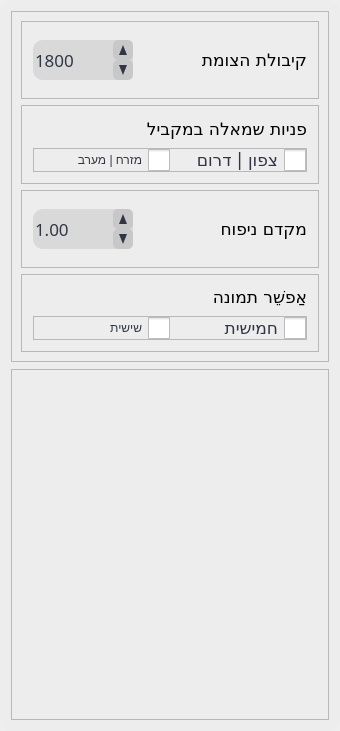
               <widget class="QWidget" name="p_junction">
                <property name="geometry">
                 <rect>
                  <x>0</x>
                  <y>0</y>
                  <width>340</width>
                  <height>731</height>
                 </rect>
                </property>
                <property name="styleSheet">
                 <string notr="true">QFrame#p_f_junction{
	border-radius: 12px;
	background-color: rgba(237, 237, 237,240);
}

QWidget#p_junction{
background-color: rgb(42,48,63);

}</string>
                </property>
                <attribute name="icon">
                 <iconset resource="icons.qrc">
                  <normaloff>:/icons/icons-svg/assessment_black_24dp (1).svg</normaloff>:/icons/icons-svg/assessment_black_24dp (1).svg</iconset>
                </attribute>
                <attribute name="label">
                 <string>נתונים כלליים</string>
                </attribute>
                <layout class="QVBoxLayout" name="verticalLayout_13">
                 <property name="spacing">
                  <number>0</number>
                 </property>
                 <property name="leftMargin">
                  <number>0</number>
                 </property>
                 <property name="topMargin">
                  <number>0</number>
                 </property>
                 <property name="rightMargin">
                  <number>0</number>
                 </property>
                 <property name="bottomMargin">
                  <number>0</number>
                 </property>
                 <item>
                  <widget class="QFrame" name="p_f_junction">
                   <property name="styleSheet">
                    <string notr="true"/>
                   </property>
                   <property name="frameShape">
                    <enum>QFrame::StyledPanel</enum>
                   </property>
                   <property name="frameShadow">
                    <enum>QFrame::Raised</enum>
                   </property>
                   <layout class="QVBoxLayout" name="verticalLayout_39">
                    <property name="spacing">
                     <number>7</number>
                    </property>
                    <property name="leftMargin">
                     <number>11</number>
                    </property>
                    <property name="topMargin">
                     <number>11</number>
                    </property>
                    <property name="rightMargin">
                     <number>11</number>
                    </property>
                    <property name="bottomMargin">
                     <number>11</number>
                    </property>
                    <item>
                     <widget class="QFrame" name="f_junction">
                      <property name="layoutDirection">
                       <enum>Qt::RightToLeft</enum>
                      </property>
                      <property name="styleSheet">
                       <string notr="true">QDoubleSpinBox {
     font: 13pt &quot;Rubik&quot;;
     color:rgb(48,54,69);
     border-radius: 10px;
     background-color: rgb(227,227,227);
}
 QDoubleSpinBox::up-arrow {
     border-left: 4px solid none;
     border-right: 4px solid none;
     border-bottom: 10px solid rgb(48,54,69);
     width: 0px;
     height: 0px;
}
 QDoubleSpinBox::up-arrow:hover {
     border-left: 4px solid none;
     border-right: 4px solid none;
     border-bottom: 10px solid gray;
     width: 0px;
     height: 0px;
}
 QDoubleSpinBox::up-button {
     width: 20px;
     height: 20px;
     background-color: rgb(200,200,200);
     border-radius: 5px;
}
 QDoubleSpinBox::down-arrow {
     border-left: 4px solid none;
     border-right: 4px solid none;
     border-top: 10px solid rgb(48,54,69);
     width: 0px;
     height: 0px;
}
 QDoubleSpinBox::down-arrow:hover {
     border-left: 4px solid none;
     border-right: 4px solid none;
     border-top: 10px solid gray;
     width: 0px;
     height: 0px;
}
 QDoubleSpinBox::down-button {
     width: 20px;
     height: 20px;
     background-color: rgb(200,200,200);
     border-radius: 5px;
}
 QSpinBox {
     font: 13pt &quot;Rubik&quot;;
     color:rgb(48,54,69);
     border-radius: 10px;
     background-color: rgb(227,227,227);
}
 QSpinBox::up-arrow {
     border-left: 4px solid none;
     border-right: 4px solid none;
     border-bottom: 10px solid rgb(48,54,69);
     width: 0px;
     height: 0px;
}
 QSpinBox::up-arrow:hover {
     border-left: 4px solid none;
     border-right: 4px solid none;
     border-bottom: 10px solid gray;
     width: 0px;
     height: 0px;
}
 QSpinBox::up-button {
     width: 20px;
     height: 20px;
     background-color: rgb(200,200,200);
     border-radius: 5px;
}
 QSpinBox::down-arrow {
     border-left: 4px solid none;
     border-right: 4px solid none;
     border-top: 10px solid rgb(48,54,69);
     width: 0px;
     height: 0px;
}
 QSpinBox::down-arrow:hover {
     border-left: 4px solid none;
     border-right: 4px solid none;
     border-top: 10px solid gray;
     width: 0px;
     height: 0px;
}
 QSpinBox::down-button {
     width: 20px;
     height: 20px;
     background-color: rgb(200,200,200);
     border-radius: 5px;
}
 QCheckBox{
     font: 13pt &quot;Rubik&quot;;
     color: rgb(48, 54, 69);
}
 QCheckBox::indicator {
     width: 22px;
     height: 22px;
}
 QCheckBox::indicator:checked {
     image: url(:/icons/icons-svg/check_box_checked_2.svg);
}
 QCheckBox::indicator:unchecked {
     image: url(:/icons/icons-svg/check_box_2.svg);
}
 QCheckBox::indicator:checked:hover {
     image: url(:/icons/icons-svg/check_box_checked_2_hover.svg);
}
 QCheckBox::indicator:unchecked:hover {
     image: url(:/icons/icons-svg/check_box_2_hov.svg);
}
 QCheckBox::indicator:checked:pressed {
     image: url(:/icons/icons-svg/check_box_checked.svg);
}
 QCheckBox::indicator:unchecked:pressed {
     image: url(:/icons/icons-svg/check_box.svg);
}
 </string>
                      </property>
                      <property name="frameShape">
                       <enum>QFrame::StyledPanel</enum>
                      </property>
                      <property name="frameShadow">
                       <enum>QFrame::Raised</enum>
                      </property>
                      <layout class="QVBoxLayout" name="verticalLayout_12">
                       <item>
                        <widget class="QFrame" name="f_cap">
                         <property name="styleSheet">
                          <string notr="true"/>
                         </property>
                         <property name="frameShape">
                          <enum>QFrame::StyledPanel</enum>
                         </property>
                         <property name="frameShadow">
                          <enum>QFrame::Raised</enum>
                         </property>
                         <layout class="QHBoxLayout" name="horizontalLayout_14">
                          <property name="spacing">
                           <number>7</number>
                          </property>
                          <property name="leftMargin">
                           <number>11</number>
                          </property>
                          <property name="topMargin">
                           <number>11</number>
                          </property>
                          <property name="rightMargin">
                           <number>11</number>
                          </property>
                          <property name="bottomMargin">
                           <number>11</number>
                          </property>
                          <item>
                           <widget class="QLabel" name="l_cap">
                            <property name="font">
                             <font>
                              <family>Rubik</family>
                              <pointsize>13</pointsize>
                              <weight>50</weight>
                              <italic>false</italic>
                              <bold>false</bold>
                             </font>
                            </property>
                            <property name="toolTip">
                             <string>קיבולת מקסימלית לנתיב. 
ברירת מחדל היא 1800.
כאשר נבחר בערך זה:
קיבולת ל-2 תמונות: 1500
קיבולת ל-3 תמונות: 1450
קיבולת ל-4 תמונות: 1400</string>
                            </property>
                            <property name="styleSheet">
                             <string notr="true">QToolTip {
	background-color: rgba(43, 49, 63,150);
	font: 11pt &quot;Rubik&quot;;
	color: rgb(238, 238, 238);
	border-radius: 2px;
	border-color: 3px solid rgb(238, 238, 238);
}</string>
                            </property>
                            <property name="text">
                             <string>קיבולת הצומת</string>
                            </property>
                           </widget>
                          </item>
                          <item>
                           <widget class="QSpinBox" name="spin_cap">
                            <property name="sizePolicy">
                             <sizepolicy hsizetype="Preferred" vsizetype="Preferred">
                              <horstretch>0</horstretch>
                              <verstretch>0</verstretch>
                             </sizepolicy>
                            </property>
                            <property name="minimumSize">
                             <size>
                              <width>100</width>
                              <height>40</height>
                             </size>
                            </property>
                            <property name="maximumSize">
                             <size>
                              <width>100</width>
                              <height>40</height>
                             </size>
                            </property>
                            <property name="font">
                             <font>
                              <family>Rubik</family>
                              <pointsize>13</pointsize>
                              <weight>50</weight>
                              <italic>false</italic>
                              <bold>false</bold>
                             </font>
                            </property>
                            <property name="layoutDirection">
                             <enum>Qt::LeftToRight</enum>
                            </property>
                            <property name="autoFillBackground">
                             <bool>false</bool>
                            </property>
                            <property name="styleSheet">
                             <string notr="true">QSpinBox#spin_cap{
	font: 13pt &quot;Rubik&quot;;
	color: rgb(48,54,69);
	border-radius: 10px;
	background-color: rgb(217,217,217);
}

QSpinBox#spin_cap::up-arrow{
	border-left: 4px solid none;
	border-right: 4px solid none;
	border-bottom: 10px solid rgb(48,54,69);
	width: 0px;
	height: 0px;
	background-color: rgb(200,200,200);
}

QSpinBox#spin_cap::up-arrow:hover{
	border-left: 4px solid none;
	border-right: 4px solid none;
	border-bottom: 10px solid gray;
	width: 0px;
	height: 0px;
}

QSpinBox#spin_cap::up-button{
	width: 20px;
	height: 20px;
	background-color: rgb(200,200,200);
	border-radius: 5px;
}

QSpinBox#spin_cap::down-arrow{
	border-left: 4px solid none;
	border-right: 4px solid none;
	border-top: 10px solid rgb(48,54,69);
	width: 0px;
	height: 0px;
    background-color: rgb(200,200,200);
}

QSpinBox#spin_cap::down-arrow:hover {
	border-left: 4px solid none;
	border-right: 4px solid none;
	border-top: 10px solid gray;
	width: 0px;
	height: 0px;
}

QSpinBox#spin_cap::down-button {
	width: 20px;
	height: 20px;
	background-color: rgb(200,200,200);
	border-radius: 5px;
}


QSpinBox#spin_cap:disabled{
	font: 13pt &quot;Rubik&quot;;
	color: gray;
	border-radius: 10px;
	background-color: rgb(227,227,227);
}

</string>
                            </property>
                            <property name="minimum">
                             <number>1</number>
                            </property>
                            <property name="maximum">
                             <number>10000</number>
                            </property>
                            <property name="singleStep">
                             <number>50</number>
                            </property>
                            <property name="value">
                             <number>1800</number>
                            </property>
                           </widget>
                          </item>
                         </layout>
                        </widget>
                       </item>
                       <item>
                        <widget class="QFrame" name="f_lefts">
                         <property name="layoutDirection">
                          <enum>Qt::RightToLeft</enum>
                         </property>
                         <property name="frameShape">
                          <enum>QFrame::StyledPanel</enum>
                         </property>
                         <property name="frameShadow">
                          <enum>QFrame::Raised</enum>
                         </property>
                         <layout class="QVBoxLayout" name="verticalLayout_14">
                          <property name="spacing">
                           <number>7</number>
                          </property>
                          <property name="leftMargin">
                           <number>11</number>
                          </property>
                          <property name="topMargin">
                           <number>11</number>
                          </property>
                          <property name="rightMargin">
                           <number>11</number>
                          </property>
                          <property name="bottomMargin">
                           <number>11</number>
                          </property>
                          <item>
                           <widget class="QLabel" name="l_lefts">
                            <property name="font">
                             <font>
                              <family>Rubik</family>
                              <pointsize>13</pointsize>
                              <weight>50</weight>
                              <italic>false</italic>
                              <bold>false</bold>
                             </font>
                            </property>
                            <property name="styleSheet">
                             <string notr="true">QToolTip {
	background-color: rgba(43, 49, 63,150);
	font: 11pt &quot;Rubik&quot;;
	color: rgb(238, 238, 238);
	border-radius: 2px;
	border-color: 3px solid rgb(238, 238, 238);
}</string>
                            </property>
                            <property name="text">
                             <string>פניות שמאלה במקביל</string>
                            </property>
                           </widget>
                          </item>
                          <item>
                           <widget class="QFrame" name="f_check_lefts">
                            <property name="frameShape">
                             <enum>QFrame::StyledPanel</enum>
                            </property>
                            <property name="frameShadow">
                             <enum>QFrame::Raised</enum>
                            </property>
                            <layout class="QHBoxLayout" name="horizontalLayout_16">
                             <property name="spacing">
                              <number>0</number>
                             </property>
                             <property name="leftMargin">
                              <number>0</number>
                             </property>
                             <property name="topMargin">
                              <number>0</number>
                             </property>
                             <property name="rightMargin">
                              <number>0</number>
                             </property>
                             <property name="bottomMargin">
                              <number>0</number>
                             </property>
                             <item>
                              <widget class="QCheckBox" name="check_noso">
                               <property name="font">
                                <font>
                                 <family>Rubik</family>
                                 <pointsize>13</pointsize>
                                 <weight>50</weight>
                                 <italic>false</italic>
                                 <bold>false</bold>
                                </font>
                               </property>
                               <property name="toolTip">
                                <string>נסמן כאשר נרצה לאפשר פנייה שמאלה במקביל מזרועות צפון ודרום.</string>
                               </property>
                               <property name="styleSheet">
                                <string notr="true">QToolTip {
	background-color: rgba(43, 49, 63,150);
	font: 11pt &quot;Rubik&quot;;
	color: rgb(238, 238, 238);
	border-radius: 2px;
	border-color: 3px solid rgb(238, 238, 238);
}</string>
                               </property>
                               <property name="text">
                                <string>צפון | דרום</string>
                               </property>
                              </widget>
                             </item>
                             <item>
                              <widget class="QCheckBox" name="check_weea">
                               <property name="toolTip">
                                <string>נסמן כאשר נרצה לאפשר פנייה שמאלה במקביל מזרועות מזרח ומערב.</string>
                               </property>
                               <property name="layoutDirection">
                                <enum>Qt::RightToLeft</enum>
                               </property>
                               <property name="styleSheet">
                                <string notr="true">QToolTip {
	background-color: rgba(43, 49, 63,150);
	font: 11pt &quot;Rubik&quot;;
	color: rgb(238, 238, 238);
	border-radius: 2px;
	border-color: 3px solid rgb(238, 238, 238);
}</string>
                               </property>
                               <property name="text">
                                <string>מזרח | מערב</string>
                               </property>
                              </widget>
                             </item>
                            </layout>
                           </widget>
                          </item>
                         </layout>
                        </widget>
                       </item>
                       <item>
                        <widget class="QFrame" name="f_inf">
                         <property name="frameShape">
                          <enum>QFrame::StyledPanel</enum>
                         </property>
                         <property name="frameShadow">
                          <enum>QFrame::Raised</enum>
                         </property>
                         <layout class="QHBoxLayout" name="horizontalLayout_17">
                          <property name="spacing">
                           <number>7</number>
                          </property>
                          <property name="leftMargin">
                           <number>11</number>
                          </property>
                          <property name="topMargin">
                           <number>11</number>
                          </property>
                          <property name="rightMargin">
                           <number>11</number>
                          </property>
                          <property name="bottomMargin">
                           <number>11</number>
                          </property>
                          <item>
                           <widget class="QLabel" name="l_inf">
                            <property name="font">
                             <font>
                              <family>Rubik</family>
                              <pointsize>13</pointsize>
                              <weight>50</weight>
                              <italic>false</italic>
                              <bold>false</bold>
                             </font>
                            </property>
                            <property name="toolTip">
                             <string>ניתן להכניס ערך אחר על מנת לבצע ניפוח של הספירות.
ערך ניפוח הוא בדרך כלל מקדם בחזקה. 
נדרש להכניס כקלט ערך סופי בלבד
(לדוגמא, 1.1 לניפוח של 10%).</string>
                            </property>
                            <property name="styleSheet">
                             <string notr="true">QToolTip {
	background-color: rgba(43, 49, 63,150);
	font: 11pt &quot;Rubik&quot;;
	color: rgb(238, 238, 238);
	border-radius: 2px;
	border-color: 3px solid rgb(238, 238, 238);
}</string>
                            </property>
                            <property name="text">
                             <string>מקדם ניפוח</string>
                            </property>
                           </widget>
                          </item>
                          <item>
                           <widget class="QDoubleSpinBox" name="spin_inf">
                            <property name="minimumSize">
                             <size>
                              <width>100</width>
                              <height>40</height>
                             </size>
                            </property>
                            <property name="maximumSize">
                             <size>
                              <width>100</width>
                              <height>40</height>
                             </size>
                            </property>
                            <property name="font">
                             <font>
                              <family>Rubik</family>
                              <pointsize>13</pointsize>
                              <weight>50</weight>
                              <italic>false</italic>
                              <bold>false</bold>
                             </font>
                            </property>
                            <property name="layoutDirection">
                             <enum>Qt::LeftToRight</enum>
                            </property>
                            <property name="styleSheet">
                             <string notr="true">
QDoubleSpinBox#spin_inf{
	font: 13pt &quot;Rubik&quot;;
	color: rgb(48,54,69);
	border-radius: 10px;
	background-color: rgb(217,217,217);
}

QDoubleSpinBox#spin_inf::up-arrow{
	border-left: 4px solid none;
	border-right: 4px solid none;
	border-bottom: 10px solid rgb(48,54,69);
	width: 0px;
	height: 0px;
}

QDoubleSpinBox#spin_inf::up-arrow:hover{
	border-left: 4px solid none;
	border-right: 4px solid none;
	border-bottom: 10px solid gray;
	width: 0px;
	height: 0px;
}

QDoubleSpinBox#spin_inf::up-button{
	width: 20px;
	height: 20px;
	background-color: rgb(200,200,200);
	border-radius: 5px;

}
QDoubleSpinBox#spin_inf::down-arrow{
	border-left: 4px solid none;
	border-right: 4px solid none;
	border-top: 10px solid rgb(48,54,69);
	width: 0px;
	height: 0px;
}

QDoubleSpinBox#spin_inf::down-arrow:hover {
	border-left: 4px solid none;
	border-right: 4px solid none;
	border-top: 10px solid gray;
	width: 0px;
	height: 0px;
}

QDoubleSpinBox#spin_inf::down-button {
	width: 20px;
	height: 20px;
	background-color: rgb(200,200,200);
	border-radius: 5px;
}


QDoubleSpinBox#spin_inf:disabled{
	font: 13pt &quot;Rubik&quot;;
	color: gray;
	border-radius: 10px;
	background-color: rgb(227,227,227);
}

QDoubleSpinBox#spin_inf::up-arrow:disabled{
	border-left: 4px solid none;
	border-right: 4px solid none;
	border-bottom: 10px solid gray;
	width: 0px;
	height: 0px;
}

QDoubleSpinBox#spin_inf::down-arrow:disabled{
	border-left: 4px solid none;
	border-right: 4px solid none;
	border-top: 10px solid gray;
	width: 0px;
	height: 0px;
}
</string>
                            </property>
                            <property name="inputMethodHints">
                             <set>Qt::ImhFormattedNumbersOnly</set>
                            </property>
                            <property name="buttonSymbols">
                             <enum>QAbstractSpinBox::UpDownArrows</enum>
                            </property>
                            <property name="singleStep">
                             <double>0.010000000000000</double>
                            </property>
                            <property name="value">
                             <double>1.000000000000000</double>
                            </property>
                           </widget>
                          </item>
                         </layout>
                        </widget>
                       </item>
                       <item>
                        <widget class="QFrame" name="f_images">
                         <property name="layoutDirection">
                          <enum>Qt::RightToLeft</enum>
                         </property>
                         <property name="frameShape">
                          <enum>QFrame::StyledPanel</enum>
                         </property>
                         <property name="frameShadow">
                          <enum>QFrame::Raised</enum>
                         </property>
                         <layout class="QVBoxLayout" name="verticalLayout_35">
                          <property name="spacing">
                           <number>7</number>
                          </property>
                          <property name="leftMargin">
                           <number>11</number>
                          </property>
                          <property name="topMargin">
                           <number>11</number>
                          </property>
                          <property name="rightMargin">
                           <number>11</number>
                          </property>
                          <property name="bottomMargin">
                           <number>11</number>
                          </property>
                          <item>
                           <widget class="QLabel" name="l_images">
                            <property name="font">
                             <font>
                              <family>Rubik</family>
                              <pointsize>13</pointsize>
                              <weight>50</weight>
                              <italic>false</italic>
                              <bold>false</bold>
                             </font>
                            </property>
                            <property name="toolTip">
                             <string>חישוב מתקדם עבור פאזה מתמשכת (תיתכן התארכות של תהליך החישוב).</string>
                            </property>
                            <property name="styleSheet">
                             <string notr="true">QToolTip {
	background-color: rgba(43, 49, 63,150);
	font: 11pt &quot;Rubik&quot;;
	color: rgb(238, 238, 238);
	border-radius: 2px;
	border-color: 3px solid rgb(238, 238, 238);
}</string>
                            </property>
                            <property name="text">
                             <string>אַפשֵׁר תמונה</string>
                            </property>
                           </widget>
                          </item>
                          <item>
                           <widget class="QFrame" name="f_enable_image">
                            <property name="frameShape">
                             <enum>QFrame::StyledPanel</enum>
                            </property>
                            <property name="frameShadow">
                             <enum>QFrame::Raised</enum>
                            </property>
                            <layout class="QHBoxLayout" name="horizontalLayout_45">
                             <property name="spacing">
                              <number>0</number>
                             </property>
                             <property name="leftMargin">
                              <number>0</number>
                             </property>
                             <property name="topMargin">
                              <number>0</number>
                             </property>
                             <property name="rightMargin">
                              <number>0</number>
                             </property>
                             <property name="bottomMargin">
                              <number>0</number>
                             </property>
                             <item>
                              <widget class="QCheckBox" name="check_fifth">
                               <property name="font">
                                <font>
                                 <family>Rubik</family>
                                 <pointsize>13</pointsize>
                                 <weight>50</weight>
                                 <italic>false</italic>
                                 <bold>false</bold>
                                </font>
                               </property>
                               <property name="toolTip">
                                <string>נסמן אפשרות זו על מנת להתיר ביצוע חישוב עבור 5 תמונות.</string>
                               </property>
                               <property name="styleSheet">
                                <string notr="true">QToolTip {
	background-color: rgba(43, 49, 63,150);
	font: 11pt &quot;Rubik&quot;;
	color: rgb(238, 238, 238);
	border-radius: 2px;
	border-color: 3px solid rgb(238, 238, 238);
}</string>
                               </property>
                               <property name="text">
                                <string>חמישית</string>
                               </property>
                              </widget>
                             </item>
                             <item>
                              <widget class="QCheckBox" name="check_sixth">
                               <property name="toolTip">
                                <string>נסמן אפשרות זו על מנת להתיר ביצוע חישוב עבור 6 תמונות.</string>
                               </property>
                               <property name="layoutDirection">
                                <enum>Qt::RightToLeft</enum>
                               </property>
                               <property name="styleSheet">
                                <string notr="true">QToolTip {
	background-color: rgba(43, 49, 63,150);
	font: 11pt &quot;Rubik&quot;;
	color: rgb(238, 238, 238);
	border-radius: 2px;
	border-color: 3px solid rgb(238, 238, 238);
}</string>
                               </property>
                               <property name="text">
                                <string>שישית</string>
                               </property>
                              </widget>
                             </item>
                            </layout>
                           </widget>
                          </item>
                         </layout>
                        </widget>
                       </item>
                      </layout>
                     </widget>
                    </item>
                    <item>
                     <widget class="QFrame" name="spacer_2">
                      <property name="frameShape">
                       <enum>QFrame::StyledPanel</enum>
                      </property>
                      <property name="frameShadow">
                       <enum>QFrame::Raised</enum>
                      </property>
                     </widget>
                    </item>
                   </layout>
                  </widget>
                 </item>
                </layout>
               </widget>
